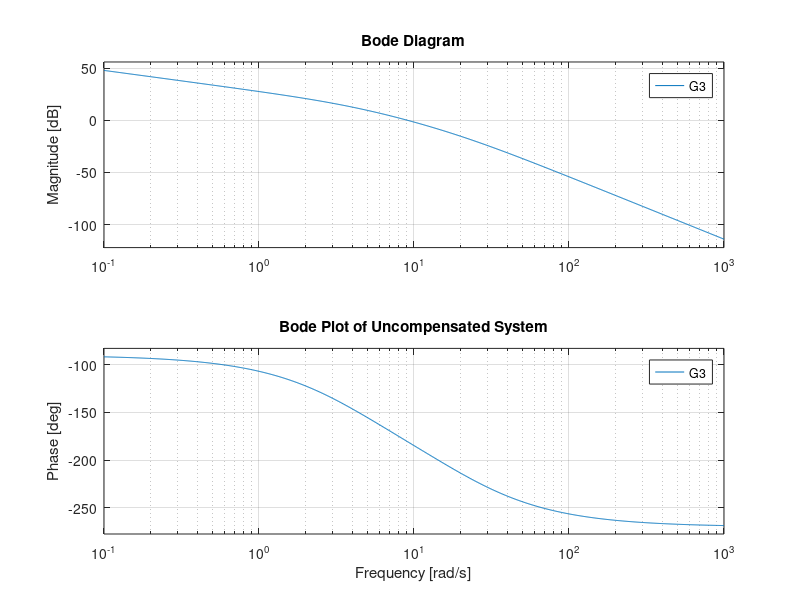
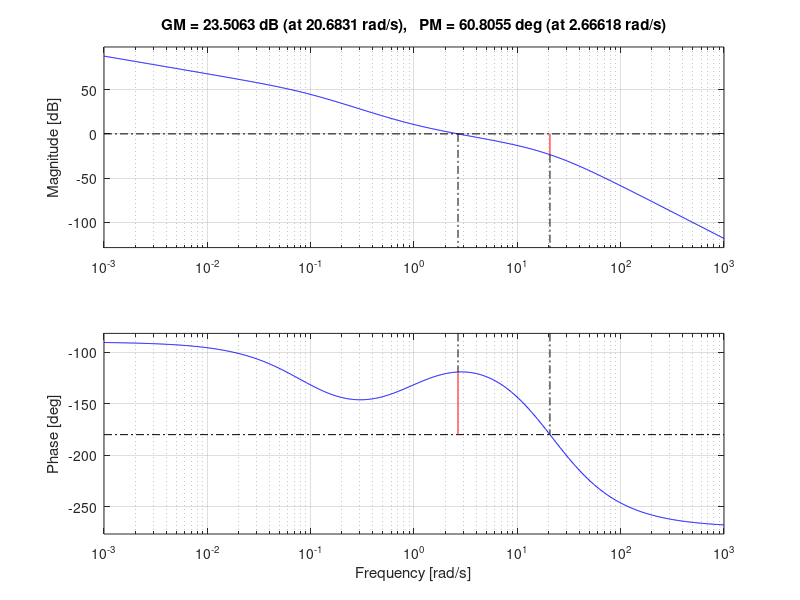

These figures' MATLAB source, in order:
% MATLAB Code
% Step 1: Determine K
K = 2000;

% Step 2: Plot Bode plot of uncompensated system
s = tf('s');
G3 = K / (s * (s + 4) * (s + 20)); % Uncompensated system
figure;
bode(G3);
grid on;
title('Bode Plot of Uncompensated System');

% Step 3: Design lag-lead compensator
% Extract phase margin and gain crossover frequency
[~, phase_margin_uncomp, ~, omega_gc_uncomp] = margin(G3);

% Desired phase margin
desired_phase_margin = 35;

% Calculate required phase lead
phi_m = desired_phase_margin - phase_margin_uncomp + 10; % Add safety margin

% Lead compensator design
a = (1 + sind(phi_m)) / (1 - sind(phi_m)); % Lead ratio
T1 = 1 / (omega_gc_uncomp * sqrt(a)); % Time constant for lead
D_lead = (1 + a*T1*s) / (1 + T1*s); % Lead compensator

% Lag compensator design
b = 0.1; % Lag ratio
T2 = 10 / (b * omega_gc_uncomp); % Time constant for lag
D_lag = (1 + b*T2*s) / (1 + T2*s); % Lag compensator

% Combine lead and lag compensators
D = D_lead * D_lag; % Lag-lead compensator

% Step 4: Plot Bode plot of compensated system
G_compensated = G3 * D; % Compensated system
figure;
bode(G_compensated);
grid on;
title('Bode Plot of Compensated System');
margin(G_compensated); % Verify phase margin